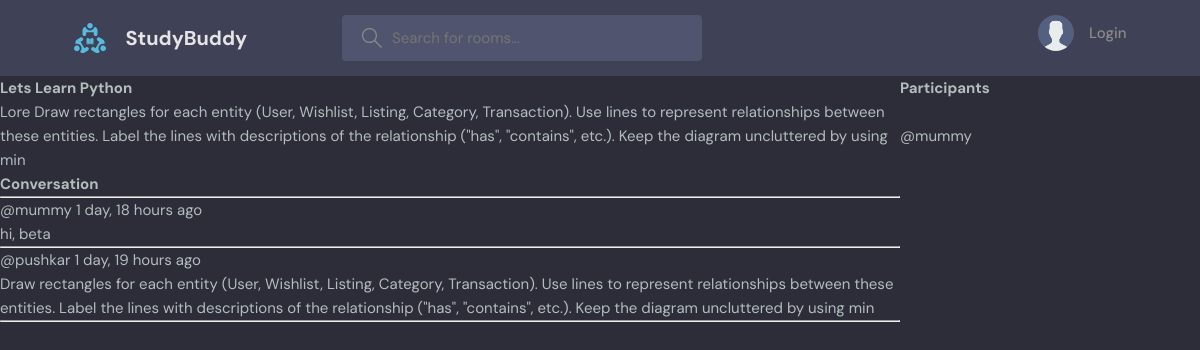
Screenshot of /room/7/ with the database file from the repository.
### base/models.py (models this page shows, shortened)
class Room(models.Model):
    host = models.ForeignKey(User, on_delete=models.SET_NULL, null=True)
    topic= models.ForeignKey(Topic, on_delete=models.SET_NULL, null=True)
    name = models.CharField(max_length=200)
    description = models.TextField(null=True,blank =True)
    participants = models.ManyToManyField(User, related_name='participants', blank=True)
    updated = models.DateTimeField(auto_now=True)
    created = models.DateTimeField(auto_now_add=True)
    class Meta:
        ordering = ['-created', '-updated']

class Message(models.Model):
    user = models.ForeignKey(User, on_delete=models.CASCADE)
    room = models.ForeignKey(Room, on_delete=models.CASCADE)
    body = models.TextField()
    updated = models.DateTimeField(auto_now=True)
    created = models.DateTimeField(auto_now_add=True)
    class Meta:
     ordering = ['-created', '-updated']

### base/views.py (the view, shortened to what this page needs)
# urls.py: path('room/<str:pk>/', views.room, name = "room"),
def room(request,pk):
    room = Room.objects.get(id=pk)
    room_messages = room.message_set.all()
    participants = room.participants.all()
    context = {'room' : room, 'room_messages': room_messages, 'participants': participants}
    return render(request, 'base/room.html', context)

### base/templates/base/room.html (shortened to what this page needs)
{% extends 'main.html' %} {% block content %}
<div class="room-container">
  <div>
    <h1>{{room.name}}</h1>
    <p>{{room.description}}</p>
    <div class="comment-wrapper">
      <h3>Conversation</h3>
      <hr />
      {%for message in room_messages%}
      <div>
        <small>@{{message.user}} {{message.created|timesince}} ago</small>
        <p>{{message.body}}</p>
        <hr>
      </div>
      {% endfor %}
    </div>
  </div>
     <div>
        <h3>Participants</h3>
        <br>
        {% for user in participants%}
           <div>
            <p>@{{user.username}}</p>
           </div>
        {%endfor%}
     </div>
</div>
{% endblock content %}

### static/styles/style.css (style rules this page uses)
:root { --color-main: #71c6dd; --color-main-light: #e1f6fb; --color-dark: #3f4156; --color-dark-medium: #51546e; --color-dark-light: #696d97; --color-light: #e5e5e5; --color-gray: #8b8b8b; --color-light-gray: #b2bdbd; --color-bg: #2d2d39; --color-success: #5dd693; --color-error: #fc4b0b; }
* { font-family: "DM Sans", -apple-system, BlinkMacSystemFont, "Segoe UI", Roboto, Oxygen, Ubuntu, Cantarell, "Open Sans", "Helvetica Neue", sans-serif; margin: 0; padding: 0; box-sizing: border-box; text-rendering: optimizeLegibility; font-size: inherit; }
html { font-size: 56.25%; }
@media only screen and (min-width: 1200px) { html { font-size: 62.5%; } }
body { line-height: 1.6; font-weight: 400; font-size: 1.5rem; color: var(--color-light-gray); background-color: var(--color-bg); min-height: 100vh; }

### base/templates/base/room.html (style rules this page uses)
.room-container { display: grid; grid-template-columns: 3fr 1fr; }

### rows the page displays
Room: name "Lets Learn Python", description "Lore Draw rectangles for each entity (User, Wishlist, Listing, Category, Transaction). Use lines to represent relationships between these entities. Label the lines with descriptions of the relationship (\"has\", \"contains\", etc.). Keep the diagram uncluttered by using min"
Message: user "mummy", created "1 day, 18 hours", body "hi, beta"
Message: user "pushkar", created "1 day, 19 hours", body "Draw rectangles for each entity (User, Wishlist, Listing, Category, Transaction). Use lines to represent relationships between these entities. Label the lines with descriptions of the relationship (\"has\", \"contains\", etc.). Keep the diagram uncluttered by using min"

### other values shown
{{ user.username }} "mummy"
